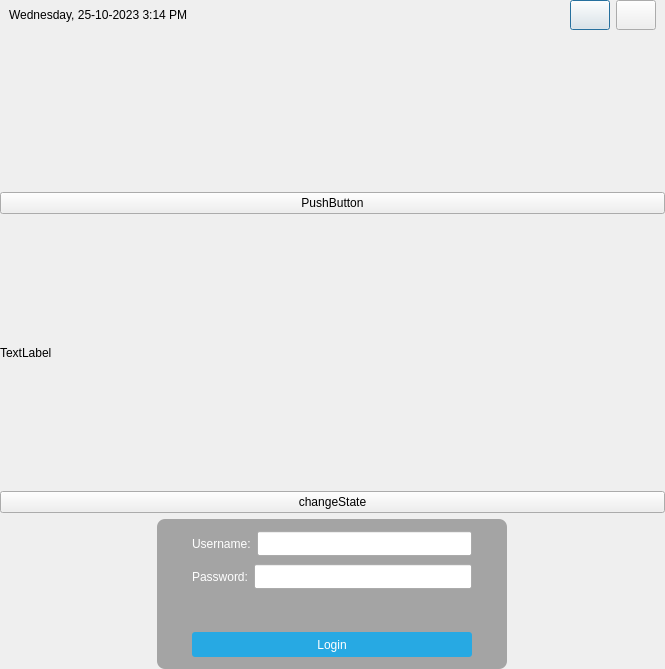
<?xml version="1.0" encoding="UTF-8"?>
<ui version="4.0">
 <class>mylogin</class>
 <widget class="QDialog" name="mylogin">
  <property name="geometry">
   <rect>
    <x>0</x>
    <y>0</y>
    <width>665</width>
    <height>669</height>
   </rect>
  </property>
  <property name="windowTitle">
   <string>Dialog</string>
  </property>
  <property name="styleSheet">
   <string notr="true"/>
  </property>
  <layout class="QVBoxLayout" name="verticalLayout">
   <property name="leftMargin">
    <number>0</number>
   </property>
   <property name="topMargin">
    <number>0</number>
   </property>
   <property name="rightMargin">
    <number>0</number>
   </property>
   <property name="bottomMargin">
    <number>0</number>
   </property>
   <item>
    <widget class="QWidget" name="topPanel" native="true">
     <property name="sizePolicy">
      <sizepolicy hsizetype="Preferred" vsizetype="Fixed">
       <horstretch>0</horstretch>
       <verstretch>0</verstretch>
      </sizepolicy>
     </property>
     <property name="styleSheet">
      <string notr="true"/>
     </property>
     <layout class="QHBoxLayout" name="horizontalLayout">
      <property name="leftMargin">
       <number>9</number>
      </property>
      <property name="topMargin">
       <number>0</number>
      </property>
      <property name="bottomMargin">
       <number>0</number>
      </property>
      <item>
       <widget class="QLabel" name="currentDateTime">
        <property name="sizePolicy">
         <sizepolicy hsizetype="Preferred" vsizetype="Fixed">
          <horstretch>0</horstretch>
          <verstretch>0</verstretch>
         </sizepolicy>
        </property>
        <property name="text">
         <string>Wednesday, 25-10-2023 3:14 PM</string>
        </property>
       </widget>
      </item>
      <item>
       <spacer name="horizontalSpacer">
        <property name="orientation">
         <enum>Qt::Orientation::Horizontal</enum>
        </property>
        <property name="sizeType">
         <enum>QSizePolicy::Policy::Preferred</enum>
        </property>
        <property name="sizeHint" stdset="0">
         <size>
          <width>40</width>
          <height>20</height>
         </size>
        </property>
       </spacer>
      </item>
      <item>
       <widget class="QPushButton" name="restartButton">
        <property name="sizePolicy">
         <sizepolicy hsizetype="Fixed" vsizetype="Fixed">
          <horstretch>0</horstretch>
          <verstretch>0</verstretch>
         </sizepolicy>
        </property>
        <property name="minimumSize">
         <size>
          <width>30</width>
          <height>30</height>
         </size>
        </property>
        <property name="text">
         <string/>
        </property>
        <property name="icon">
         <iconset resource="res.qrc">
          <normaloff>:/icons/Icon1242.ico</normaloff>:/icons/Icon1242.ico</iconset>
        </property>
       </widget>
      </item>
      <item>
       <widget class="QPushButton" name="shutdownButton">
        <property name="sizePolicy">
         <sizepolicy hsizetype="Fixed" vsizetype="Fixed">
          <horstretch>0</horstretch>
          <verstretch>0</verstretch>
         </sizepolicy>
        </property>
        <property name="minimumSize">
         <size>
          <width>30</width>
          <height>30</height>
         </size>
        </property>
        <property name="text">
         <string/>
        </property>
        <property name="icon">
         <iconset resource="res.qrc">
          <normaloff>:/icons/DELETE.BMP</normaloff>:/icons/DELETE.BMP</iconset>
        </property>
       </widget>
      </item>
     </layout>
    </widget>
   </item>
   <item>
    <layout class="QHBoxLayout" name="horizontalLayout_2">
     <property name="topMargin">
      <number>0</number>
     </property>
     <property name="bottomMargin">
      <number>0</number>
     </property>
     <item>
      <widget class="QLabel" name="logo">
       <property name="sizePolicy">
        <sizepolicy hsizetype="Fixed" vsizetype="Fixed">
         <horstretch>0</horstretch>
         <verstretch>0</verstretch>
        </sizepolicy>
       </property>
       <property name="minimumSize">
        <size>
         <width>150</width>
         <height>150</height>
        </size>
       </property>
       <property name="styleSheet">
        <string notr="true"/>
       </property>
       <property name="text">
        <string/>
       </property>
      </widget>
     </item>
    </layout>
   </item>
   <item>
    <widget class="QPushButton" name="pushButton">
     <property name="text">
      <string>PushButton</string>
     </property>
    </widget>
   </item>
   <item>
    <widget class="QLabel" name="stateLabel">
     <property name="text">
      <string>TextLabel</string>
     </property>
    </widget>
   </item>
   <item>
    <widget class="QPushButton" name="changeState">
     <property name="text">
      <string>changeState</string>
     </property>
    </widget>
   </item>
   <item>
    <layout class="QHBoxLayout" name="horizontalLayout_3">
     <property name="topMargin">
      <number>0</number>
     </property>
     <item>
      <widget class="QWidget" name="loginForm" native="true">
       <property name="sizePolicy">
        <sizepolicy hsizetype="Fixed" vsizetype="Fixed">
         <horstretch>0</horstretch>
         <verstretch>0</verstretch>
        </sizepolicy>
       </property>
       <property name="minimumSize">
        <size>
         <width>350</width>
         <height>150</height>
        </size>
       </property>
       <property name="styleSheet">
        <string notr="true">#loginForm {
background: rgba(0, 0, 0, 80);
border-radius: 8px;
}</string>
       </property>
       <layout class="QVBoxLayout" name="verticalLayout_2">
        <property name="leftMargin">
         <number>35</number>
        </property>
        <property name="topMargin">
         <number>10</number>
        </property>
        <property name="rightMargin">
         <number>35</number>
        </property>
        <property name="bottomMargin">
         <number>10</number>
        </property>
        <item>
         <layout class="QHBoxLayout" name="horizontalLayout_4">
          <property name="spacing">
           <number>6</number>
          </property>
          <item>
           <widget class="QLabel" name="label">
            <property name="sizePolicy">
             <sizepolicy hsizetype="Preferred" vsizetype="Fixed">
              <horstretch>0</horstretch>
              <verstretch>0</verstretch>
             </sizepolicy>
            </property>
            <property name="minimumSize">
             <size>
              <width>0</width>
              <height>25</height>
             </size>
            </property>
            <property name="styleSheet">
             <string notr="true">QLabel { color: white; }</string>
            </property>
            <property name="text">
             <string>Username:</string>
            </property>
           </widget>
          </item>
          <item>
           <widget class="QLineEdit" name="username">
            <property name="minimumSize">
             <size>
              <width>0</width>
              <height>25</height>
             </size>
            </property>
           </widget>
          </item>
         </layout>
        </item>
        <item>
         <layout class="QHBoxLayout" name="horizontalLayout_5">
          <property name="topMargin">
           <number>0</number>
          </property>
          <item>
           <widget class="QLabel" name="label_2">
            <property name="sizePolicy">
             <sizepolicy hsizetype="Preferred" vsizetype="Fixed">
              <horstretch>0</horstretch>
              <verstretch>0</verstretch>
             </sizepolicy>
            </property>
            <property name="minimumSize">
             <size>
              <width>0</width>
              <height>25</height>
             </size>
            </property>
            <property name="maximumSize">
             <size>
              <width>16777215</width>
              <height>16777215</height>
             </size>
            </property>
            <property name="styleSheet">
             <string notr="true">QLabel { color: white; }</string>
            </property>
            <property name="text">
             <string>Password:</string>
            </property>
           </widget>
          </item>
          <item>
           <widget class="QLineEdit" name="password">
            <property name="minimumSize">
             <size>
              <width>0</width>
              <height>25</height>
             </size>
            </property>
           </widget>
          </item>
         </layout>
        </item>
        <item>
         <spacer name="verticalSpacer_2">
          <property name="orientation">
           <enum>Qt::Orientation::Vertical</enum>
          </property>
          <property name="sizeType">
           <enum>QSizePolicy::Policy::Fixed</enum>
          </property>
          <property name="sizeHint" stdset="0">
           <size>
            <width>20</width>
            <height>35</height>
           </size>
          </property>
         </spacer>
        </item>
        <item>
         <widget class="QPushButton" name="loginButton">
          <property name="minimumSize">
           <size>
            <width>0</width>
            <height>25</height>
           </size>
          </property>
          <property name="styleSheet">
           <string notr="true">QPushButton {
color: white;
background-color: #27a9e3;
border-width: 0px;
border-radius: 3px;
}
QPushButton:hover { background-color: #66c011; }</string>
          </property>
          <property name="text">
           <string>Login</string>
          </property>
         </widget>
        </item>
       </layout>
      </widget>
     </item>
    </layout>
   </item>
  </layout>
 </widget>
 <resources>
  <include location="res.qrc"/>
 </resources>
 <connections/>
</ui>
